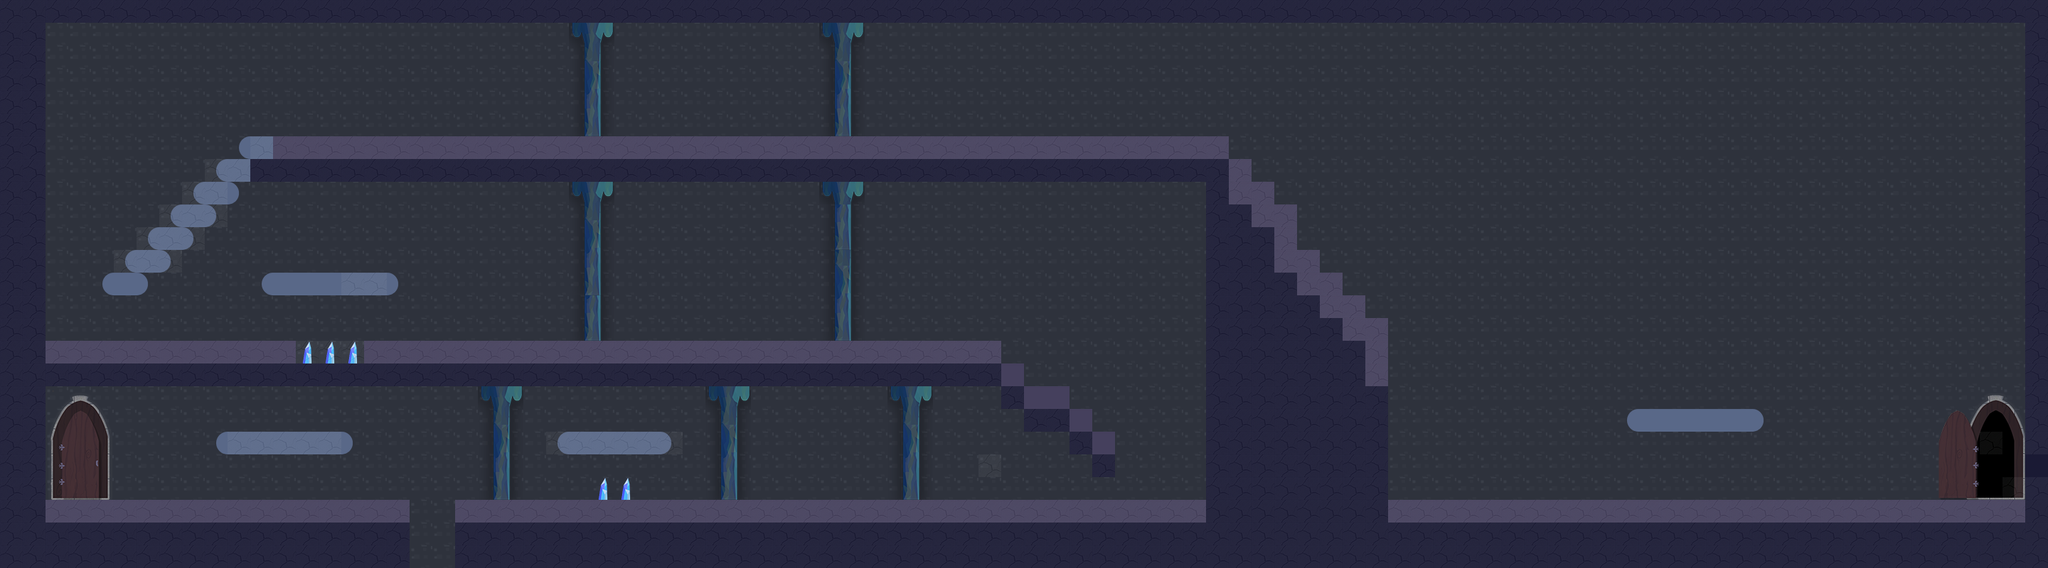

Tiled map render using the project's own tile images. Description and the map definition, with tile-layer contents summarised, below:
An orthogonal 90x25 tile map with 32x32 px tiles, 9 tile layers (bottom_background, background_decoration, bottom_decoration, environment, ...) and 11 objects (7x paper, 2x npc, spawn0, vuoto).

<map version="1.0" orientation="orthogonal" renderorder="right-down" width="90" height="25" tilewidth="32" tileheight="32" nextobjectid="13">
 <tileset firstgid="1" name="tileset" tilewidth="32" tileheight="32" tilecount="128" columns="8">
  <image source="visual/tilesets/tileset.png" width="256" height="512" />
  <tile id="0">
   <properties>
    <property name="isGround" value="" />
    <property name="isPlatform" value="" />
    <property name="tName" value="env" />
   </properties>
  </tile>
  <tile id="1">
   <properties>
    <property name="isGround" value="" />
    <property name="isPlatform" value="" />
    <property name="tName" value="env" />
   </properties>
  </tile>
  <tile id="2">
   <properties>
    <property name="isGround" value="" />
    <property name="isPlatform" value="" />
    <property name="tName" value="env" />
   </properties>
  </tile>
  <tile id="6">
   <properties>
    <property name="tName" value="danger" />
   </properties>
  </tile>
  <tile id="9">
   <properties>
    <property name="isGround" value="" />
    <property name="tName" value="env" />
   </properties>
  </tile>
  <tile id="21">
   <properties>
    <property name="isGround" value="" />
    <property name="isSlippery" value="" />
    <property name="tName" value="env" />
   </properties>
  </tile>
  <tile id="22">
   <properties>
    <property name="isGround" value="" />
    <property name="isSlippery" value="" />
    <property name="tName" value="env" />
   </properties>
  </tile>
  <tile id="23">
   <properties>
    <property name="isGround" value="" />
    <property name="isSlippery" value="" />
    <property name="tName" value="env" />
   </properties>
  </tile>
  <tile id="74">
   <properties>
    <property name="isSensor" value="true" />
    <property name="tName" value="endLevel" />
   </properties>
  </tile>
  <tile id="75">
   <properties>
    <property name="isSensor" value="true" />
    <property name="tName" value="endLevel" />
   </properties>
  </tile>
  <tile id="80">
   <properties>
    <property name="isSensor" value="true" />
    <property name="tName" value="endLevel" />
   </properties>
  </tile>
  <tile id="81">
   <properties>
    <property name="isSensor" value="true" />
    <property name="tName" value="endLevel" />
   </properties>
  </tile>
  <tile id="82">
   <properties>
    <property name="isSensor" value="true" />
    <property name="tName" value="endLevel" />
   </properties>
  </tile>
  <tile id="83">
   <properties>
    <property name="isSensor" value="true" />
    <property name="tName" value="endLevel" />
   </properties>
  </tile>
  <tile id="88">
   <properties>
    <property name="isSensor" value="true" />
    <property name="tName" value="endLevel" />
   </properties>
  </tile>
  <tile id="89">
   <properties>
    <property name="isSensor" value="true" />
    <property name="tName" value="endLevel" />
   </properties>
  </tile>
  <tile id="90">
   <properties>
    <property name="isSensor" value="true" />
    <property name="tName" value="endLevel" />
   </properties>
  </tile>
  <tile id="91">
   <properties>
    <property name="isSensor" value="true" />
    <property name="tName" value="endLevel" />
   </properties>
  </tile>
  <tile id="96">
   <properties>
    <property name="isSensor" value="true" />
    <property name="tName" value="endLevel" />
   </properties>
  </tile>
  <tile id="97">
   <properties>
    <property name="isSensor" value="true" />
    <property name="tName" value="endLevel" />
   </properties>
  </tile>
  <tile id="98">
   <properties>
    <property name="isSensor" value="true" />
    <property name="tName" value="endLevel" />
   </properties>
  </tile>
  <tile id="99">
   <properties>
    <property name="isSensor" value="true" />
    <property name="tName" value="endLevel" />
   </properties>
  </tile>
  <tile id="102">
   <properties>
    <property name="tName" value="env" />
   </properties>
  </tile>
  <tile id="104">
   <properties>
    <property name="isSensor" value="true" />
    <property name="tName" value="endLevel" />
   </properties>
  </tile>
  <tile id="105">
   <properties>
    <property name="isSensor" value="true" />
    <property name="tName" value="endLevel" />
   </properties>
  </tile>
  <tile id="106">
   <properties>
    <property name="isSensor" value="true" />
    <property name="tName" value="endLevel" />
   </properties>
  </tile>
  <tile id="107">
   <properties>
    <property name="isSensor" value="true" />
    <property name="tName" value="endLevel" />
   </properties>
  </tile>
 </tileset>
 <layer name="bottom_background" width="90" height="25">
  <data>[2250 cells, 2250 non-empty, 1 distinct tile ids]</data>
 </layer>
 <layer name="background_decoration" width="90" height="25" opacity="0.64">
  <data>[2250 cells, 2250 non-empty, 1 distinct tile ids]</data>
 </layer>
 <layer name="bottom_decoration" width="90" height="25">
  <data>[2250 cells, 95 non-empty, 25 distinct tile ids]</data>
 </layer>
 <layer name="environment" width="90" height="25">
  <data>[2250 cells, 758 non-empty, 26 distinct tile ids]</data>
 </layer>
 <layer name="env_decorations" width="90" height="25" opacity="0.17">
  <data>[2250 cells, 714 non-empty, 1 distinct tile ids]</data>
 </layer>
 <layer name="entities" width="90" height="25">
  <data>[2250 cells, 0 non-empty, 0 distinct tile ids]</data>
 </layer>
 <layer name="JUMPSCREEN" width="90" height="25">
  <data>[2250 cells, 0 non-empty, 0 distinct tile ids]</data>
 </layer>
 <layer name="MAP_BUTTONS" width="90" height="25">
  <data>[2250 cells, 0 non-empty, 0 distinct tile ids]</data>
 </layer>
 <objectgroup name="playerSpawn">
  <object id="2" name="spawn0" x="90.0606" y="662.182" width="32" height="32" />
 </objectgroup>
 <objectgroup name="npcSpawn">
  <object id="3" name="npc" x="1255" y="455.03" width="25.3333" height="20.6667" />
  <object id="4" name="npc" x="1532.78" y="155.122" width="25.3333" height="20.6667" />
 </objectgroup>
 <objectgroup name="enemySpawn">
  <object id="5" name="enemy" type="paper" x="1130.3" y="693.333">
   <properties>
    <property name="drop" value="life" />
   </properties>
  </object>
  <object id="6" name="enemy" type="paper" x="1406.06" y="669.091">
   <properties>
    <property name="drop" value="life" />
   </properties>
  </object>
  <object id="7" name="enemy" type="paper" x="951.515" y="456.212">
   <properties>
    <property name="drop" value="life" />
   </properties>
  </object>
  <object id="8" name="enemy" type="paper" x="710.091" y="463.212">
   <properties>
    <property name="drop" value="life" />
   </properties>
  </object>
  <object id="9" name="enemy" type="paper" x="582.545" y="164.363">
   <properties>
    <property name="drop" value="life" />
   </properties>
  </object>
  <object id="10" name="enemy" type="paper" x="859.515" y="166.424">
   <properties>
    <property name="drop" value="life" />
   </properties>
  </object>
  <object id="11" name="enemy" type="paper" x="2128.61" y="625.424">
   <properties>
    <property name="drop" value="life" />
   </properties>
  </object>
 </objectgroup>
 <objectgroup name="cadutaVuoto">
  <object id="12" name="vuoto" x="556.439" y="771.773" width="75" height="31">
   <properties>
    <property name="HasBody" value="" />
    <property name="bodyType" value="static" />
    <property name="isSensor" value="true" />
    <property name="tName" value="danger" />
   </properties>
  </object>
 </objectgroup>
 <layer name="foreground_parallax12" width="90" height="25">
  <data>[2250 cells, 0 non-empty, 0 distinct tile ids]</data>
 </layer>
</map>
